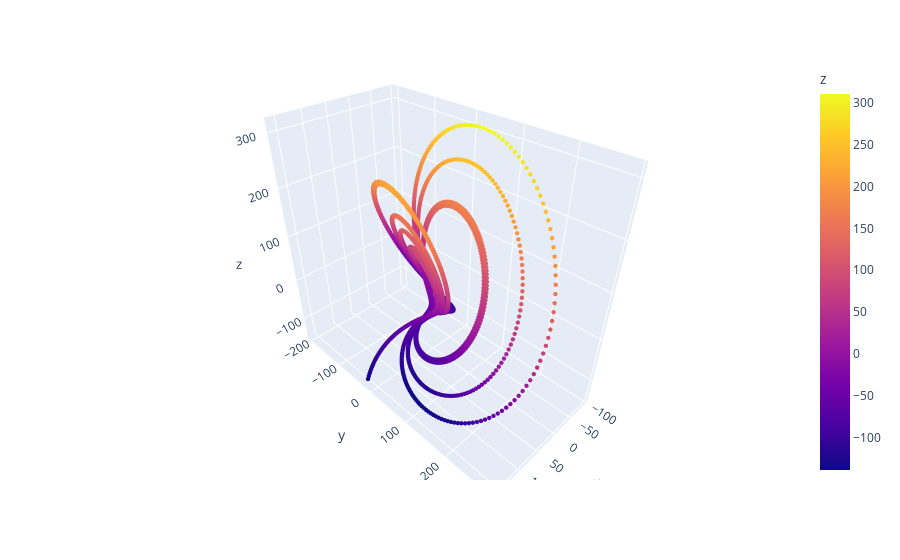

This figure's notebook cell:
### Code cell
plot2 = px.scatter_3d(df_dxdt, x='x', y='y', z='z', color=df_dxdt['z'])
plot2.update_traces(marker_size = 1.5)

### Figure 1 — Plotly figure (JSON) as saved in the notebook; plotly's stock layout.template omitted (floating-point values rounded to 4 significant figures; data arrays with more than 128 entries replaced by an {"elided": "..."} marker saying what was removed)
{"data": [{"hovertemplate": "x=%{x}<br>y=%{y}<br>z=%{marker.color}<extra></extra>", "legendgroup": "", "marker": {"color": {"elided": "5000 float values"}, "coloraxis": "coloraxis", "size": 1.5, "symbol": "circle"}, "mode": "markers", "name": "", "scene": "scene", "showlegend": false, "type": "scatter3d", "x": {"elided": "5000 float values"}, "y": {"elided": "5000 float values"}, "z": {"elided": "5000 float values"}}], "layout": {"coloraxis": {"colorbar": {"title": {"text": "z"}}, "colorscale": [[0, "#0d0887"], [0.1111, "#46039f"], [0.2222, "#7201a8"], [0.3333, "#9c179e"], [0.4444, "#bd3786"], [0.5556, "#d8576b"], [0.6667, "#ed7953"], [0.7778, "#fb9f3a"], [0.8889, "#fdca26"], [1, "#f0f921"]]}, "legend": {"tracegroupgap": 0}, "margin": {"t": 60}, "scene": {"domain": {"x": [0, 1], "y": [0, 1]}, "xaxis": {"title": {"text": "x"}}, "yaxis": {"title": {"text": "y"}}, "zaxis": {"title": {"text": "z"}}}}}
